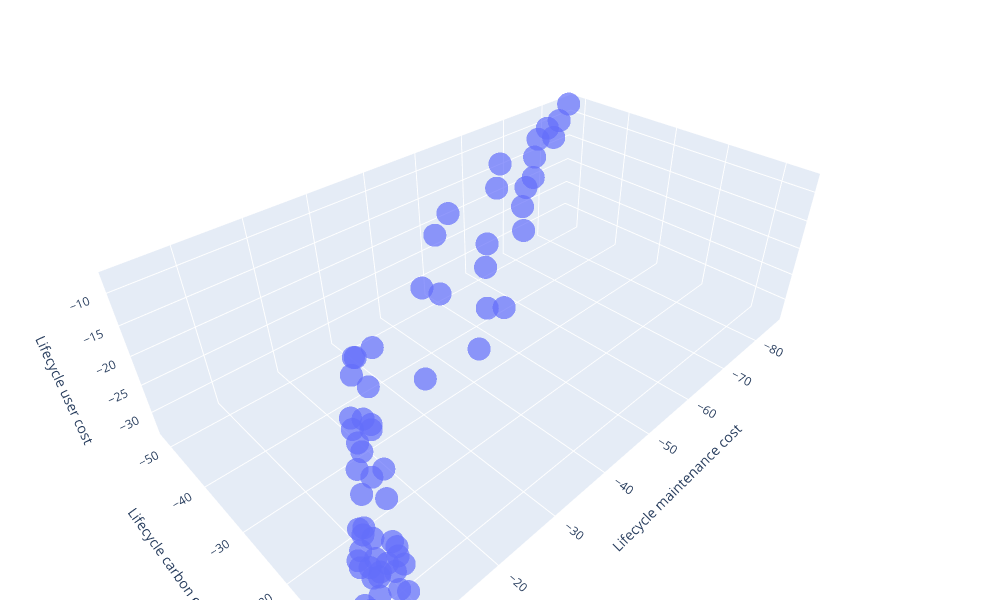

Notebook code cell kept with this figure:
### Code cell
# Plot interactive
fig = plot_interactive(final_json["ccs"], size=[1000, 600])

### Figure 1 — Plotly figure (JSON) as saved in the notebook; plotly's stock layout.template omitted (floating-point values rounded to 4 significant figures)
{"data": [{"hovertemplate": "Lifecycle maintenance cost=%{x}<br>Lifecycle carbon emissions=%{y}<br>Lifecycle user cost=%{z}<extra></extra>", "legendgroup": "", "marker": {"color": "#636efa", "opacity": 0.7, "symbol": "circle"}, "mode": "markers", "name": "", "scene": "scene", "showlegend": false, "type": "scatter3d", "x": [-3.693, -85.7, -9.387, -7.507, -52.03, -9.222, -40.69, -62.47, -13.62, -45.04, -31.89, -8.643, -10.59, -7.349, -17.49, -7.721, -7.453, -75.5, -76.31, -4.045, -14.87, -14.44, -19.07, -6.556, -6.913, -79.47, -5.997, -12.41, -34.19, -8.612, -46.35, -71.79, -37.63, -5.393, -5.253, -60.18, -41.94, -12.85, -6.821, -67.52, -21.51, -33.17, -8.358, -5.608, -16.86, -14.52, -7.377, -12.01, -6.139, -55.48, -12.29, -7.175, -11.02, -23.38, -18.88, -8.594, -5.195, -61.41, -5.39, -8.183, -10.87, -38.77, -56.42, -6.032], "y": [-7.397, -52.01, -6.036, -6.637, -31.53, -14.33, -38.28, -39.35, -21.98, -40.29, -20.0, -8.604, -16.9, -11.63, -23.61, -6.4, -6.899, -46.59, -48.84, -6.861, -19.86, -19.27, -28.23, -8.84, -11.98, -48.86, -7.675, -14.46, -29.93, -7.845, -33.41, -46.94, -24.43, -10.39, -9.89, -38.77, -29.17, -20.58, -11.11, -43.75, -28.06, -32.43, -6.342, -8.531, -25.94, -20.78, -10.2, -17.79, -7.583, -40.61, -18.92, -7.727, -14.81, -20.36, -28.34, -6.887, -6.756, -45.81, -7.924, -7.168, -12.21, -22.39, -35.93, -10.66], "z": [-27.05, -7.743, -33.42, -27.62, -12.9, -20.69, -11.82, -10.54, -17.88, -10.75, -17.18, -22.62, -19.94, -22.01, -16.64, -32.71, -24.7, -9.718, -8.896, -27.68, -18.26, -18.37, -15.86, -23.61, -22.15, -8.37, -24.93, -19.38, -14.74, -22.69, -13.59, -9.066, -16.04, -24.37, -24.9, -11.3, -13.7, -18.12, -22.18, -10.01, -15.61, -14.51, -28.61, -23.85, -15.92, -17.81, -22.41, -18.94, -24.15, -10.42, -18.63, -23.91, -19.84, -17.08, -15.81, -24.63, -26.36, -9.948, -24.78, -23.12, -20.96, -15.49, -12.23, -23.6]}], "layout": {"height": 600, "legend": {"tracegroupgap": 0}, "margin": {"b": 0, "l": 0, "r": 0, "t": 0}, "scene": {"domain": {"x": [0, 1], "y": [0, 1]}, "xaxis": {"title": {"text": "Lifecycle maintenance cost"}}, "yaxis": {"title": {"text": "Lifecycle carbon emissions"}}, "zaxis": {"title": {"text": "Lifecycle user cost"}}}, "width": 1000}}
